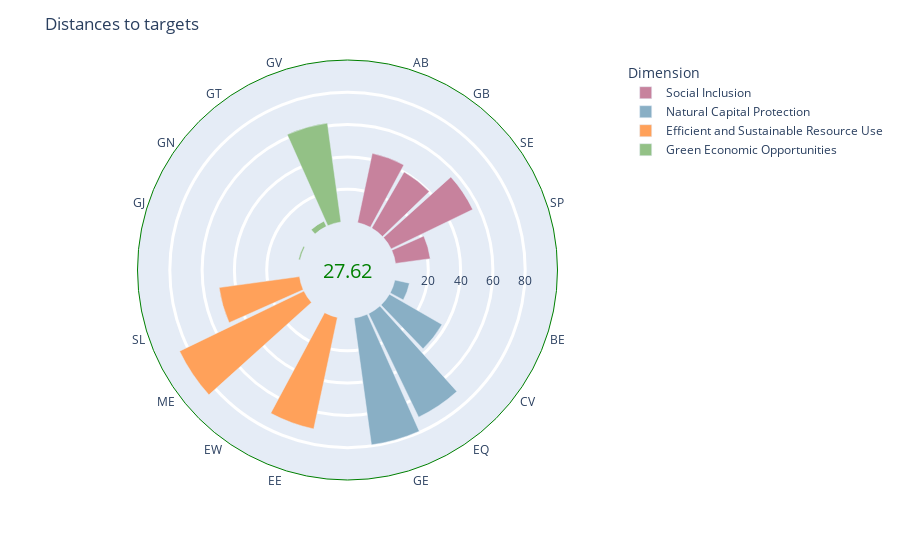

Notebook code cell kept with this figure:
### Code cell
def circular_plot(ISO):
    df = data[(data.ISO.isin([ISO])) & (data.Aggregation == 'Category') & (data.Year == 2019)].fillna(0)   
    for dim in df.Dimension.unique():
        df = df.append({'Variable': f'{dim}', 'Value':0, 'Dimension': dim}, ignore_index=True)

    index = data[(data.ISO.isin([ISO])) & (data.Variable == 'Index') & (data.Year == 2019)].Value.unique()[0]
    fig = px.bar_polar(df,
                       theta='Variable',
                       r='Value',
                       range_r=[-30, 100],
                       color='Dimension',
                       hover_data={'Variable_name':True, 'Variable': False},
                       color_discrete_map={
                          "Natural Capital Protection": "#89afc5",
                          "Social Inclusion": "#c7829d",
                          "Efficiant and Sustainable Resource Use": "#cc8608",
                          "Green Economic Opportunities": "#93c186"
                      },
                       labels={'Year': 'Year', 'Value': 'Score', 'Category': 'Dimension', 'Variable_name': 'Category'}
                      )
    
    fig.update_traces(offset=-4/12)
    fig.update_polars(radialaxis=dict(gridcolor='white',
                                      dtick=20,
                                      gridwidth=3,
                                      ticks='',
                                      angle=0,
                                      tickangle=0,
                                      tickvals = [20, 40, 60, 80],
                                      showline=True,
                                      linewidth=0,
                                      side='clockwise',
                                      ),
                      
                      
                      
                  angularaxis=dict(showgrid=False, rotation=90 - 1 * 360 / 20, ticks='',
                                   linewidth=1, linecolor='green',  #showticklabels=False,
                                   tickvals=[0, 1, 2, 3, 5, 6, 7, 8, 10, 11, 12, 13, 15, 16, 17, 18],
                                  ))
    
    fig.update_layout(
    title_text="Distances to targets",
    # Add annotations in the center of the donut pies.
    annotations=[dict(text=f'{index}', x=0.5, y=0.5, font_size=20, showarrow=False, font_color='green'),
                 ])
    return fig

fig = circular_plot('AFG')
fig

### Figure 1 — Plotly figure (JSON) as saved in the notebook; plotly's stock layout.template omitted (floating-point values rounded to 4 significant figures)
{"data": [{"customdata": [["Access to basic services and resources", "AB"], ["Gender balance", "GB"], ["Social equity", "SE"], ["Social protection", "SP"], [null, "Social Inclusion"]], "hovertemplate": "Dimension=Social Inclusion<br>Score=%{r}<br>Category=%{customdata[0]}<extra></extra>", "legendgroup": "Social Inclusion", "marker": {"color": "#c7829d"}, "name": "Social Inclusion", "offset": -0.3333, "r": [43.83, 40.11, 56.1, 21.72, 0], "showlegend": true, "subplot": "polar", "theta": ["AB", "GB", "SE", "SP", "Social Inclusion"], "type": "barpolar"}, {"customdata": [["Biodiversity and ecosystem protection", "BE"], ["Cultural and social value", "CV"], ["Environmental quality", "EQ"], ["Greenhouse gas emissions reductions", "GE"], [null, "Natural Capital Protection"]], "hovertemplate": "Dimension=Natural Capital Protection<br>Score=%{r}<br>Category=%{customdata[0]}<extra></extra>", "legendgroup": "Natural Capital Protection", "marker": {"color": "#89afc5"}, "name": "Natural Capital Protection", "offset": -0.3333, "r": [9.21, 37.57, 71.19, 79.24, 0], "showlegend": true, "subplot": "polar", "theta": ["BE", "CV", "EQ", "GE", "Natural Capital Protection"], "type": "barpolar"}, {"customdata": [["Efficient and and sustainable energy", "EE"], ["Efficient and sustainable water use", "EW"], ["Material use efficiency", "ME"], ["Sustainable land use", "SL"], [null, "Efficient and Sustainable Resource Use"]], "hovertemplate": "Dimension=Efficient and Sustainable Resource Use<br>Score=%{r}<br>Category=%{customdata[0]}<extra></extra>", "legendgroup": "Efficient and Sustainable Resource Use", "marker": {"color": "#FFA15A"}, "name": "Efficient and Sustainable Resource Use", "offset": -0.3333, "r": [70.57, 0, 85.46, 50.21, 0], "showlegend": true, "subplot": "polar", "theta": ["EE", "EW", "ME", "SL", "Efficient and Sustainable Resource Use"], "type": "barpolar"}, {"customdata": [["Green employment", "GJ"], ["Green innovation", "GN"], ["Green trade", "GT"], ["Green investment", "GV"], [null, "Green Economic Opportunities"]], "hovertemplate": "Dimension=Green Economic Opportunities<br>Score=%{r}<br>Category=%{customdata[0]}<extra></extra>", "legendgroup": "Green Economic Opportunities", "marker": {"color": "#93c186"}, "name": "Green Economic Opportunities", "offset": -0.3333, "r": [1, 0, 3.6, 61.79, 0], "showlegend": true, "subplot": "polar", "theta": ["GJ", "GN", "GT", "GV", "Green Economic Opportunities"], "type": "barpolar"}], "layout": {"annotations": [{"font": {"color": "green", "size": 20}, "showarrow": false, "text": "27.62", "x": 0.5, "y": 0.5}], "barmode": "relative", "legend": {"title": {"text": "Dimension"}, "tracegroupgap": 0}, "margin": {"t": 60}, "polar": {"angularaxis": {"direction": "clockwise", "linecolor": "green", "linewidth": 1, "rotation": 72, "showgrid": false, "ticks": "", "tickvals": [0, 1, 2, 3, 5, 6, 7, 8, 10, 11, 12, 13, 15, 16, 17, 18]}, "domain": {"x": [0, 1], "y": [0, 1]}, "radialaxis": {"angle": 0, "dtick": 20, "gridcolor": "white", "gridwidth": 3, "linewidth": 0, "range": [-30, 100], "showline": true, "side": "clockwise", "tickangle": 0, "ticks": "", "tickvals": [20, 40, 60, 80]}}, "title": {"text": "Distances to targets"}}}
